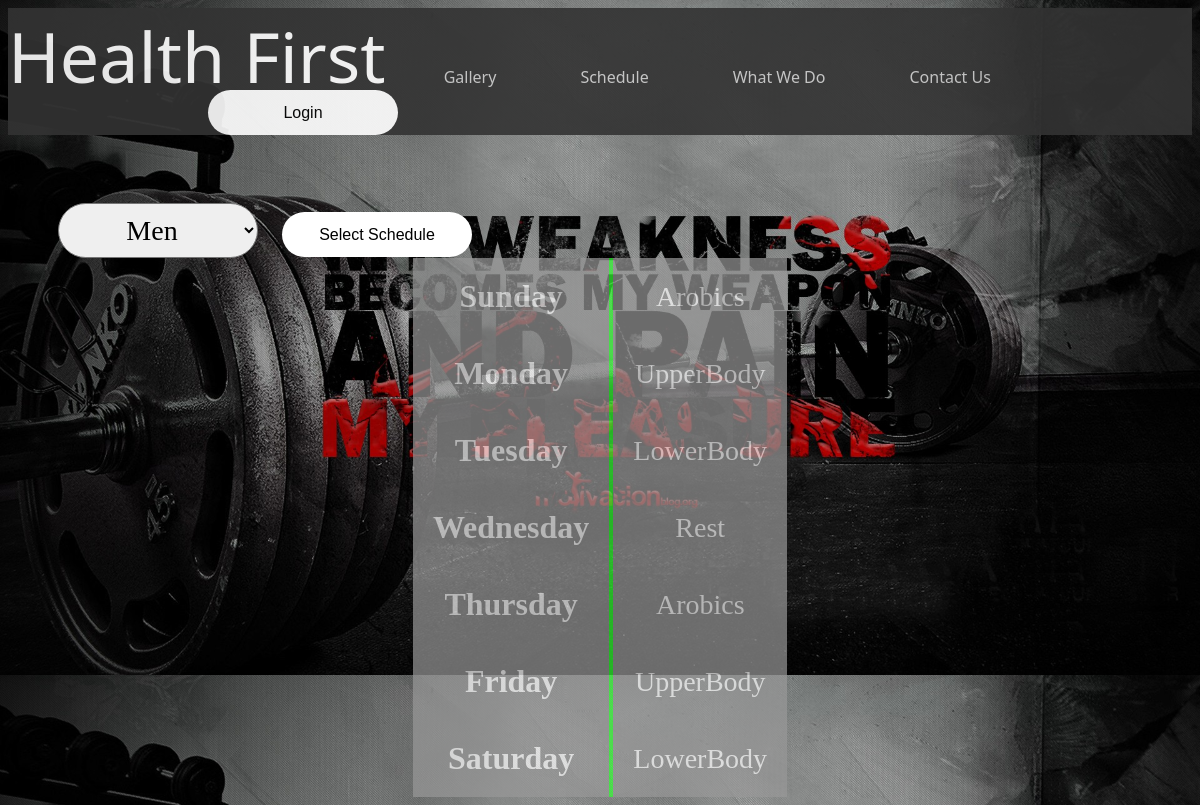
The page /PhpAssignment2/schedule.php?type=Women on the database its author committed.
### tables this page shows
CREATE TABLE `schedule` (
  `id` int(11) NOT NULL,
  `Type` varchar(50) NOT NULL DEFAULT '0',
  `Sunday` varchar(50) NOT NULL DEFAULT '0',
  `Monday` varchar(50) NOT NULL DEFAULT '0',
  `Tuesday` varchar(50) NOT NULL DEFAULT '0',
  `Wednesday` varchar(50) NOT NULL DEFAULT '0',
  `Thursday` varchar(50) NOT NULL DEFAULT '0',
  `Friday` varchar(50) NOT NULL DEFAULT '0',
  `Saturday` varchar(50) NOT NULL DEFAULT '0'
);

### PhpAssignment2/schedule.php (the view, shortened to what this page needs)
<!DOCTYPE html>
<html>
    <head>
        <link type="text/css" href="css/healthfirst.css" rel="stylesheet"/>
    </head>
    <?php
    $mysqli_connect = new mysqli("localhost", "root", "", "php", 3306);
    if (isset($_GET['type'])) {
        $query = "SELECT * FROM schedule WHERE type = '" . $_GET['type'] . "'";
    } else {
        $query = "SELECT * FROM schedule WHERE type = 'adults'";
    }
    $result = $mysqli_connect->query($query);
    ?>
    <body class="body1">
        <div class="menu">
            <span class="mainspn">Health First  </span>
            <div class="dropdown">
                <button class="dropbtn">Gallery</button>
            </div>
            <div class="dropdown">
                <button class="dropbtn">Schedule</button>
            </div>
            <div class="dropdown">
                <button class="dropbtn">What We Do</button>
            </div>
            <a href="contactus.html"><button class="dropbtn">Contact Us</button></a>
            <a href="login.php"><input type="button" value="Login"/></a>
        </div>
        <br/>
        <form action="schedule.php" method="GET">
            <select name="type">
                <?php
                $resultCombo = $mysqli_connect->query("SELECT Type FROM schedule");
                while ($row1 = $resultCombo->fetch_assoc()) {
                    ?>
                    <option><?php echo $row1['Type']; ?></option>
                    <?php
                }
                ?>
            </select>
            <input type="submit" value="Select Schedule"/>
        </form>
        <table class="t" align="center">
            <?php if ($row = $result->fetch_assoc()) { ?>
                <tr>
                    <th>Sunday</th>
                    <td><?php echo $row['Sunday']; ?></td>
                </tr>
                <tr>
                    <th>Monday</th>
                    <td><?php echo $row['Monday']; ?></td>
                </tr>
                <tr>
                    <th>Tuesday</th>
                    <td><?php echo $row['Tuesday']; ?></td>
                </tr>
                <tr>
                    <th>Wednesday</th>
                    <td><?php echo $row['Wednesday']; ?></td>
                </tr>
                <tr>
                    <th>Thursday</th>
                    <td><?php echo $row['Thursday']; ?></td>
                </tr>
                <tr>
                    <th>Friday</th>
                    <td><?php echo $row['Friday']; ?></td>
                </tr>
                <tr>
                    <th>Saturday</th>
                    <td><?php echo $row['Saturday']; ?></td>
                </tr>
            <?php }
            ?>
        </table>
    </body>
</html>

### PhpAssignment2/css/healthfirst.css (style rules this page uses)
.dropbtn { cursor: pointer; background-color: #333333; color: #cccccc; padding-left: 40px; padding-right: 40px; padding-top: 16px; padding-bottom: 16px; font-size: 16px; border: none; font-family: 'segoe ui'; }
.dropdown { position: relative; display: inline-block; z-index: 1; }
.mainspn { font-size: 70px; font-family: 'segoe ui'; color: #ffffff; }
.menu { opacity: 0.9; background-color: #333333; background-size: auto; }
.body1 { background-image: url(../Resources/gym.jpg); background-size: 100%; }
input[type="button"] { margin-right: 50px; margin-left: 200px; margin-top: -50px; width: 190px; background: white; border: none; font-size: 16px; padding: 10px 0; color: #000; line-height: 25px; border-radius: 30px; cursor: pointer; }
input[type="submit"] { margin-left: 20px; width: 190px; background: white; border: none; font-size: 16px; padding: 10px 0; color: #000; line-height: 25px; border-radius: 30px; cursor: pointer; }
.t { border-collapse: collapse; cursor: pointer; background-color: #999999; opacity: 70%; color: white; }
.t tr { padding: 20px; text-align: center; font-family: "Century Gothic"; font-size: 32px; }
.t th { padding: 20px; border-right: 4px solid #33ff33; }
.t td { padding: 20px; text-align: center; font-family: "Century Gothic"; font-size: 28px; }
select { width: 200px; border-radius: 30px; padding: 10px; text-align: center; font-family: "Century Gothic"; font-size: 28px; margin-top: 50px; margin-left: 50px; }

### rows shown on the page
schedule: Sunday "Arobics", Monday "UpperBody", Tuesday "LowerBody", Wednesday "Rest", Thursday "Arobics", Friday "UpperBody", Saturday "LowerBody"

### other values the page prints
form field type "Men"
